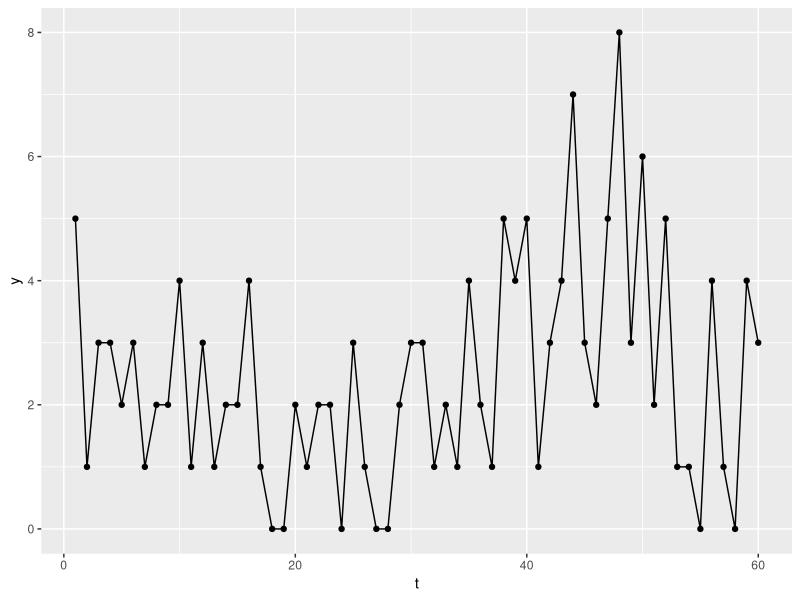
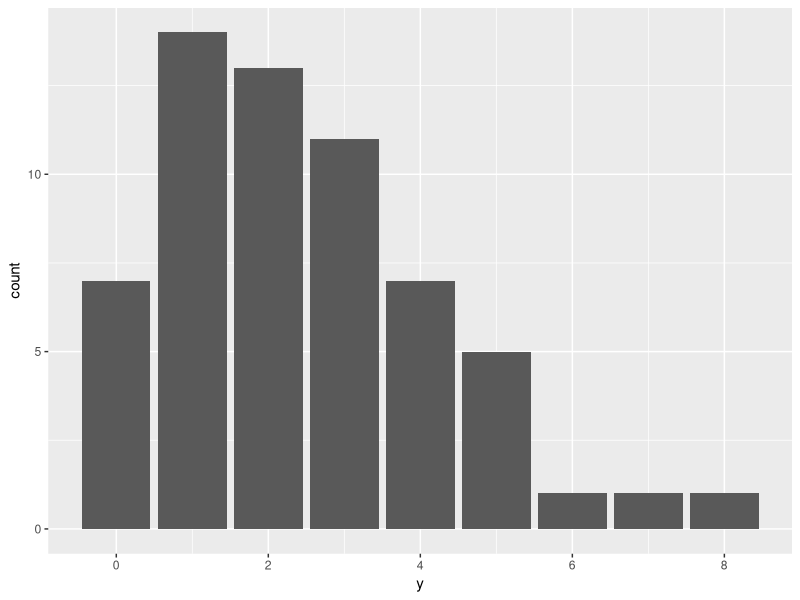
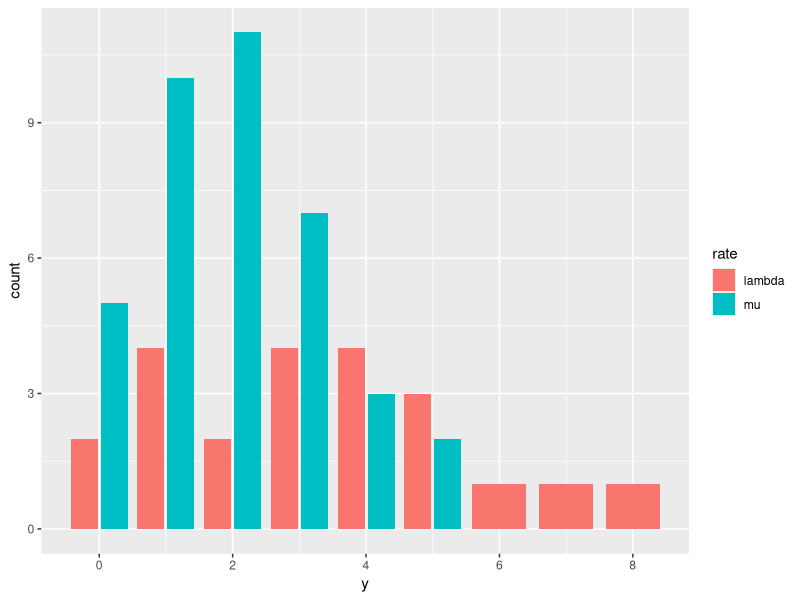
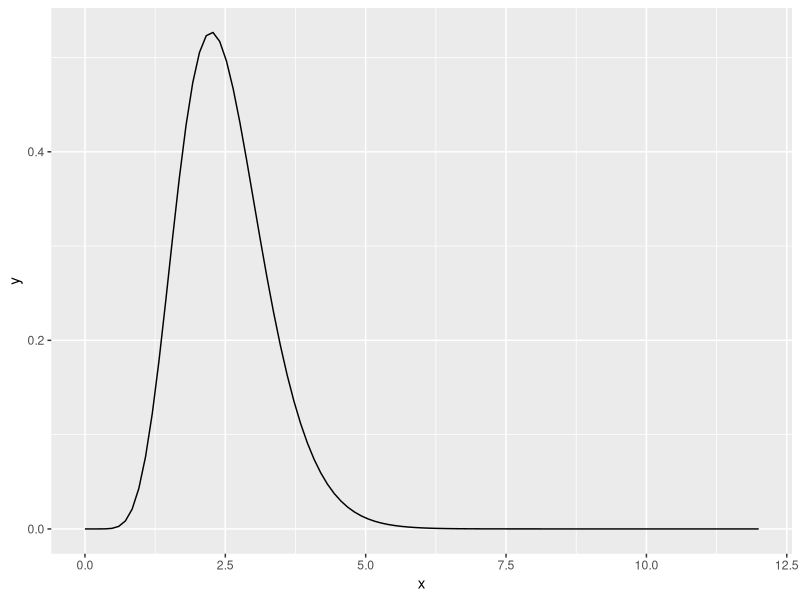
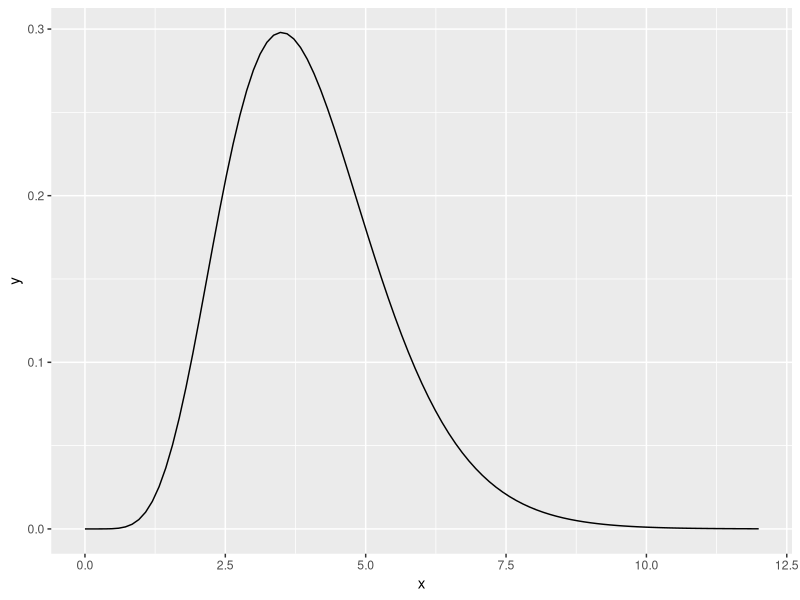
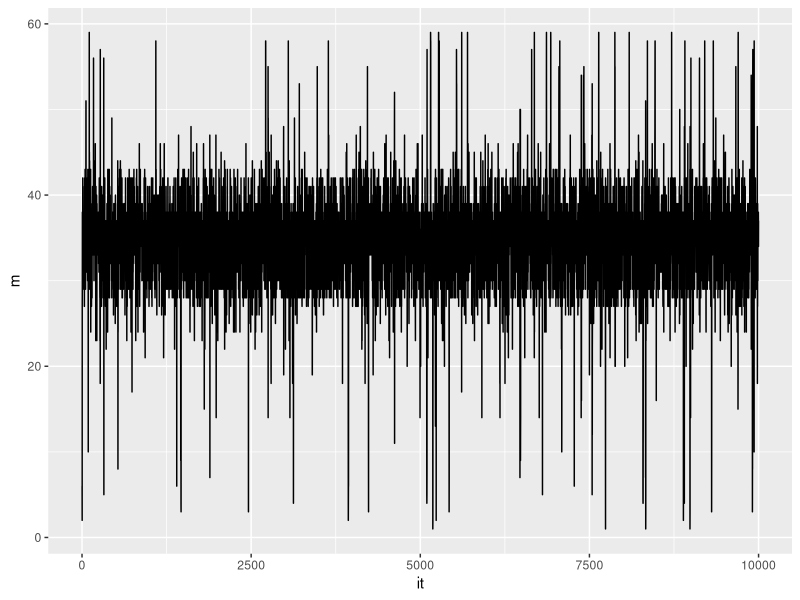

Here is the R script that generated these plots, in order: (Note: this script raises an error after producing the figures.)
## ---- chunk 1
# Install these packages first
knitr::opts_chunk$set(message = FALSE)
library(tidyverse)
library(readr)
library(knitr)
## ---- chunk 2
library(tidyverse)
n <- 60
m <- 38
mu <- 2
lambda <- 4
set.seed(47)
y_mu <- rpois(m, lambda = mu)
y_lambda <- rpois(n - m, lambda = lambda)
y <- c(y_mu, y_lambda)
df <- data.frame(t = 1:n,
                 y = y,
                 rate = rep(c("mu", "lambda"), c(m, n - m)))
ggplot(df, aes(x = t, y = y)) +
  geom_point() + geom_line()
## ---- chunk 3
# Y-twiddle
ggplot(df, aes(x = y)) +
  geom_bar()
# Separate Ys
ggplot(df, aes(x = y, fill = rate)) +
  geom_bar(position = "dodge2")

# Parameterize priors
alpha <- 10
beta <- 4
ggplot(data.frame(x = c(0, 12)), aes(x)) +
  stat_function(fun = dgamma, 
                args = list(shape = alpha, rate = beta))

nu <- 8
phi <- 2
ggplot(data.frame(x = c(0, 12)), aes(x)) +
  stat_function(fun = dgamma, 
                args = list(shape = nu, rate = phi))



# Gibbs sampler
it <- 10000
post_samples <- matrix(rep(NA, it * 3), ncol = 3)
colnames(post_samples) <- c("mu", "lambda", "m")

m_i <- 10 # initialize m
for (i in 1:it) {
  mu_i      <- rgamma(1, alpha + sum(y[1:m_i]), beta + m_i)
  lambda_i  <- rgamma(1, nu + sum(y[(m_i+1):n]), phi + (n - m_i))
  m_vec <- rep(NA, n - 1)
  for (j in 1:(n - 1)) {
    m_vec[j] <-  mu_i^(alpha + sum(y[1:j]) - 1) *
      exp(-(beta + j) * mu_i) *
      lambda_i^(nu + sum(y[(j+1):n]) - 1) *
      exp(-(phi + n - j) * lambda_i)
  }
  p <- m_vec/sum(m_vec)
  m_i <- sample(1:(n - 1), size = 1, prob = p)
  post_samples[i, "mu"]     <- mu_i
  post_samples[i, "lambda"] <- lambda_i
  post_samples[i, "m"]      <- m_i
}

joint_posterior <- data.frame(post_samples,
                              it = 1:it)
ggplot(joint_posterior, aes(x = it, y = m)) +
  geom_line()
joint_post <- joint_posterior %>%
  slice(seq(from = 5000, to = it, by = 5))
ggplot(joint_post, aes(x = mu)) +
  geom_density()
ggplot(joint_post, aes(x = lambda)) +
  geom_density()
ggplot(joint_post, aes(x = m)) +
  geom_bar()

df <- data.frame(rates = c(post_samples[, "mu"], post_samples[, "lambda"]),
                 parameter = factor(rep(c("mu", "lambda"), c(it, it))))
ggplot(df, aes(x = rates, fill = parameter)) +
  geom_density()
